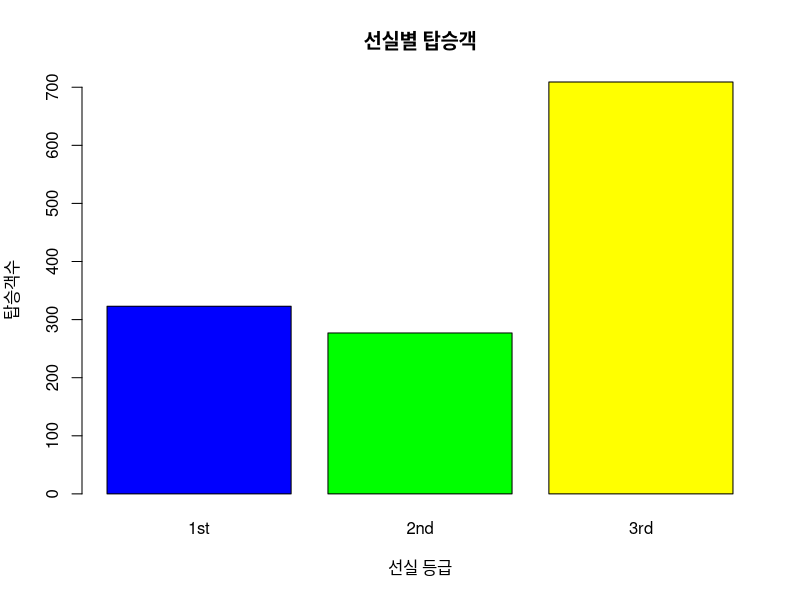
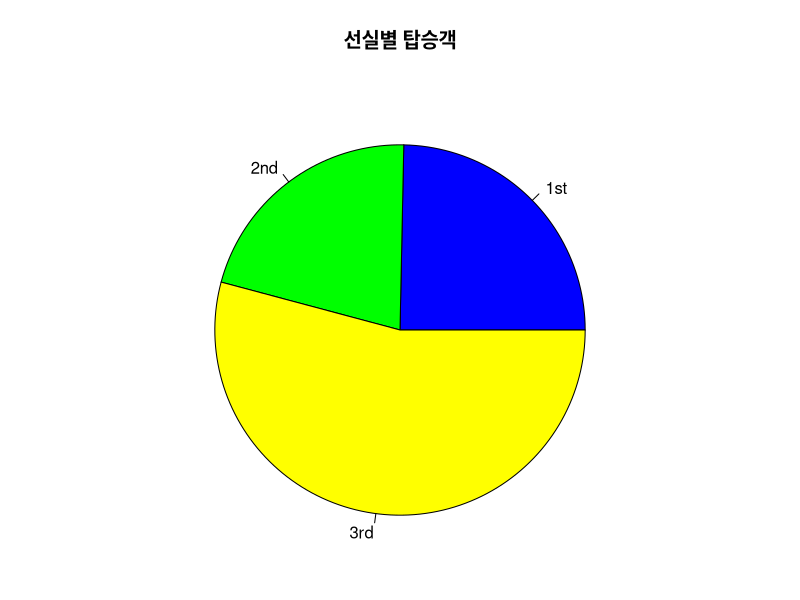

R code for these plots, in order: (Note: this script raises an error after producing the figures.)
install.packages("carData")
library("carData")

# 1. 자료 준비 단계
room.class <- TitanicSurvival$passengerClass #선실에 대한 정보
room.class

# 2. 도수분포를 계산
tbl<- table(room.class)
tbl
sum(tbl)

# 3. 막대그래프로 시각화
barplot(tbl, main='선실별 탑승객', 
        xlab='선실 등급', ylab='탑승객수',col=c('blue','green','yellow'))


# 4. 원 그래프 시각화
tbl/sum(tbl) #전체 타이타닉호의 탑승객수
# 선실별 탑승객수를 전체 탑승객수로 나누어 선실별 탑승객 비율계산식식
par(mar=c(1,1,4,1))
pie(tbl, main = '선실별 탑승객', col = c('blue','green','yellow'))
par(mar = c(5,1,4,1,4,1,2,1))
